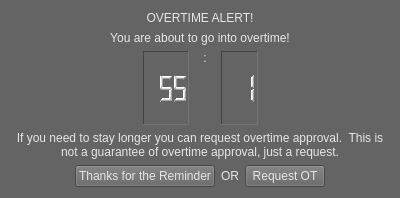
<?xml version="1.0" encoding="UTF-8"?>
<ui version="4.0">
 <class>OT</class>
 <widget class="QWidget" name="OT">
  <property name="geometry">
   <rect>
    <x>0</x>
    <y>0</y>
    <width>400</width>
    <height>198</height>
   </rect>
  </property>
  <property name="windowTitle">
   <string>Overtime Form</string>
  </property>
  <property name="styleSheet">
   <string notr="true">background-color: rgb(100, 100, 100);
color: rgb(230, 230, 230);</string>
  </property>
  <layout class="QVBoxLayout" name="verticalLayout_2">
   <item>
    <widget class="QLabel" name="title">
     <property name="styleSheet">
      <string notr="true">font: 22pt &quot;Chiller&quot;;</string>
     </property>
     <property name="text">
      <string>OVERTIME ALERT!</string>
     </property>
     <property name="alignment">
      <set>Qt::AlignCenter</set>
     </property>
    </widget>
   </item>
   <item>
    <widget class="QLabel" name="message1">
     <property name="styleSheet">
      <string notr="true">font: 10pt &quot;MS Shell Dlg 2&quot;;</string>
     </property>
     <property name="text">
      <string>You are about to go into overtime!</string>
     </property>
     <property name="alignment">
      <set>Qt::AlignCenter</set>
     </property>
    </widget>
   </item>
   <item>
    <layout class="QHBoxLayout" name="horizontalLayout">
     <item>
      <spacer name="horizontalSpacer">
       <property name="orientation">
        <enum>Qt::Horizontal</enum>
       </property>
       <property name="sizeHint" stdset="0">
        <size>
         <width>40</width>
         <height>20</height>
        </size>
       </property>
      </spacer>
     </item>
     <item>
      <widget class="QLCDNumber" name="minutes">
       <property name="styleSheet">
        <string notr="true"/>
       </property>
       <property name="frameShape">
        <enum>QFrame::Panel</enum>
       </property>
       <property name="frameShadow">
        <enum>QFrame::Sunken</enum>
       </property>
       <property name="smallDecimalPoint">
        <bool>false</bool>
       </property>
       <property name="numDigits">
        <number>3</number>
       </property>
       <property name="intValue" stdset="0">
        <number>55</number>
       </property>
      </widget>
     </item>
     <item>
      <layout class="QVBoxLayout" name="verticalLayout">
       <item>
        <widget class="QLabel" name="label_3">
         <property name="styleSheet">
          <string notr="true">font: 30pt &quot;MS Shell Dlg 2&quot;;</string>
         </property>
         <property name="text">
          <string>:</string>
         </property>
         <property name="textFormat">
          <enum>Qt::PlainText</enum>
         </property>
         <property name="alignment">
          <set>Qt::AlignHCenter|Qt::AlignTop</set>
         </property>
        </widget>
       </item>
       <item>
        <spacer name="verticalSpacer">
         <property name="orientation">
          <enum>Qt::Vertical</enum>
         </property>
         <property name="sizeHint" stdset="0">
          <size>
           <width>20</width>
           <height>40</height>
          </size>
         </property>
        </spacer>
       </item>
      </layout>
     </item>
     <item>
      <widget class="QLCDNumber" name="seconds">
       <property name="styleSheet">
        <string notr="true"/>
       </property>
       <property name="frameShape">
        <enum>QFrame::Panel</enum>
       </property>
       <property name="frameShadow">
        <enum>QFrame::Sunken</enum>
       </property>
       <property name="smallDecimalPoint">
        <bool>false</bool>
       </property>
       <property name="numDigits">
        <number>2</number>
       </property>
       <property name="intValue" stdset="0">
        <number>1</number>
       </property>
      </widget>
     </item>
     <item>
      <spacer name="horizontalSpacer_2">
       <property name="orientation">
        <enum>Qt::Horizontal</enum>
       </property>
       <property name="sizeHint" stdset="0">
        <size>
         <width>40</width>
         <height>20</height>
        </size>
       </property>
      </spacer>
     </item>
    </layout>
   </item>
   <item>
    <widget class="QLabel" name="message2">
     <property name="text">
      <string>If you need to stay longer you can request overtime approval.  This is not a guarantee of overtime approval, just a request.</string>
     </property>
     <property name="alignment">
      <set>Qt::AlignCenter</set>
     </property>
     <property name="wordWrap">
      <bool>true</bool>
     </property>
    </widget>
   </item>
   <item>
    <layout class="QHBoxLayout" name="horizontalLayout_2">
     <item>
      <spacer name="horizontalSpacer_4">
       <property name="orientation">
        <enum>Qt::Horizontal</enum>
       </property>
       <property name="sizeHint" stdset="0">
        <size>
         <width>40</width>
         <height>20</height>
        </size>
       </property>
      </spacer>
     </item>
     <item>
      <widget class="QPushButton" name="variable_btn">
       <property name="text">
        <string>Thanks for the Reminder</string>
       </property>
      </widget>
     </item>
     <item>
      <widget class="QLabel" name="or_sep">
       <property name="text">
        <string>OR</string>
       </property>
      </widget>
     </item>
     <item>
      <widget class="QPushButton" name="requestOT_btn">
       <property name="text">
        <string>Request OT</string>
       </property>
      </widget>
     </item>
     <item>
      <spacer name="horizontalSpacer_3">
       <property name="orientation">
        <enum>Qt::Horizontal</enum>
       </property>
       <property name="sizeHint" stdset="0">
        <size>
         <width>40</width>
         <height>20</height>
        </size>
       </property>
      </spacer>
     </item>
    </layout>
   </item>
  </layout>
 </widget>
 <resources/>
 <connections/>
</ui>
